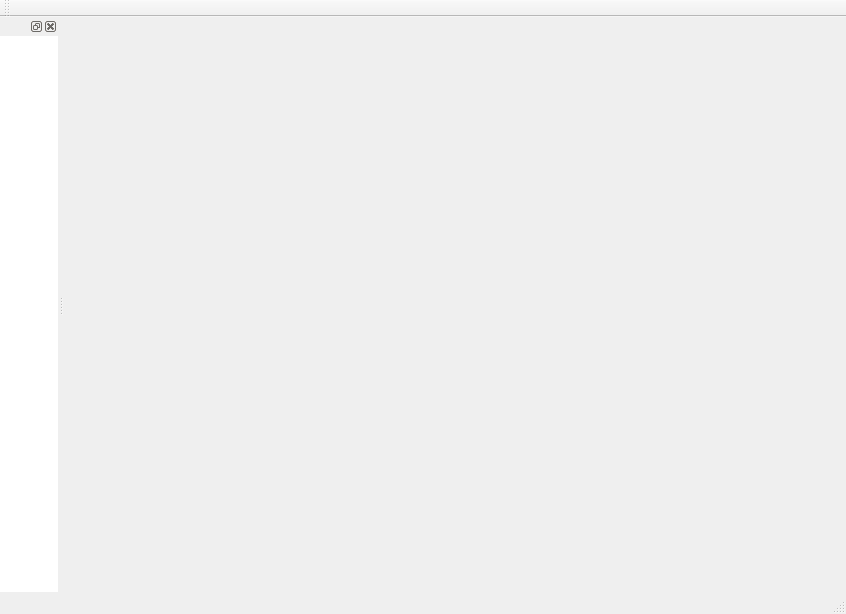
<?xml version="1.0" encoding="UTF-8"?>
<ui version="4.0">
 <class>MainWindowClass</class>
 <widget class="QMainWindow" name="MainWindowClass">
  <property name="geometry">
   <rect>
    <x>0</x>
    <y>0</y>
    <width>846</width>
    <height>614</height>
   </rect>
  </property>
  <property name="windowTitle">
   <string>MainWindow</string>
  </property>
  <widget class="QWidget" name="centralWidgetMask">
   <property name="enabled">
    <bool>true</bool>
   </property>
   <property name="styleSheet">
    <string notr="true"/>
   </property>
   <layout class="QHBoxLayout" name="horizontalLayout">
    <item>
     <widget class="CentralWidget" name="centralWidget" native="true"/>
    </item>
   </layout>
  </widget>
  <widget class="QDockWidget" name="dockWidget">
   <property name="styleSheet">
    <string notr="true">background-color: #ffffff;</string>
   </property>
   <attribute name="dockWidgetArea">
    <number>1</number>
   </attribute>
   <widget class="QWidget" name="w">
    <property name="styleSheet">
     <string notr="true">background-color: #ffffff;</string>
    </property>
    <layout class="QHBoxLayout" name="horizontalLayout_2">
     <property name="spacing">
      <number>0</number>
     </property>
     <property name="leftMargin">
      <number>0</number>
     </property>
     <property name="topMargin">
      <number>0</number>
     </property>
     <property name="rightMargin">
      <number>0</number>
     </property>
     <property name="bottomMargin">
      <number>0</number>
     </property>
     <item>
      <layout class="QVBoxLayout" name="verticalLayout">
       <property name="spacing">
        <number>0</number>
       </property>
       <property name="topMargin">
        <number>0</number>
       </property>
       <item>
        <widget class="SidebarWidget" name="sidebarWidget" native="true"/>
       </item>
      </layout>
     </item>
    </layout>
   </widget>
  </widget>
  <widget class="ToolBar" name="toolBar">
   <property name="windowTitle">
    <string>toolBar</string>
   </property>
   <attribute name="toolBarArea">
    <enum>TopToolBarArea</enum>
   </attribute>
   <attribute name="toolBarBreak">
    <bool>false</bool>
   </attribute>
  </widget>
  <widget class="QStatusBar" name="statusBar"/>
 </widget>
 <layoutdefault spacing="6" margin="11"/>
 <customwidgets>
  <customwidget>
   <class>ToolBar</class>
   <extends>QToolBar</extends>
   <header>WidgetUI/Toolbar/Toolbar.h</header>
  </customwidget>
  <customwidget>
   <class>CentralWidget</class>
   <extends>QWidget</extends>
   <header>WidgetUI/Centralwidget/Centralwidget.h</header>
   <container>1</container>
  </customwidget>
  <customwidget>
   <class>SidebarWidget</class>
   <extends>QWidget</extends>
   <header>WidgetUI/SidebarWidget/SidebarWidget.h</header>
   <container>1</container>
  </customwidget>
 </customwidgets>
 <resources/>
 <connections/>
</ui>
